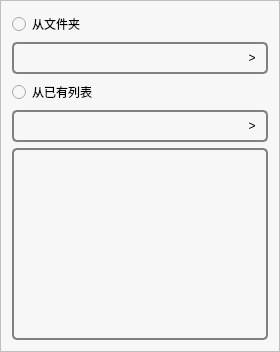
            <widget class="QFrame" name="frame_17">
             <property name="styleSheet">
              <string notr="true">background-color: rgb(247, 247, 247);</string>
             </property>
             <property name="frameShape">
              <enum>QFrame::StyledPanel</enum>
             </property>
             <property name="frameShadow">
              <enum>QFrame::Raised</enum>
             </property>
             <layout class="QVBoxLayout" name="verticalLayout_9">
              <item>
               <widget class="QRadioButton" name="radioButton_3">
                <property name="sizePolicy">
                 <sizepolicy hsizetype="Minimum" vsizetype="Fixed">
                  <horstretch>0</horstretch>
                  <verstretch>0</verstretch>
                 </sizepolicy>
                </property>
                <property name="minimumSize">
                 <size>
                  <width>0</width>
                  <height>20</height>
                 </size>
                </property>
                <property name="styleSheet">
                 <string notr="true"/>
                </property>
                <property name="text">
                 <string>从文件夹</string>
                </property>
               </widget>
              </item>
              <item>
               <widget class="QFrame" name="frame_25">
                <property name="sizePolicy">
                 <sizepolicy hsizetype="Preferred" vsizetype="Fixed">
                  <horstretch>0</horstretch>
                  <verstretch>0</verstretch>
                 </sizepolicy>
                </property>
                <property name="minimumSize">
                 <size>
                  <width>0</width>
                  <height>32</height>
                 </size>
                </property>
                <property name="maximumSize">
                 <size>
                  <width>16777215</width>
                  <height>32</height>
                 </size>
                </property>
                <property name="styleSheet">
                 <string notr="true">border-radius: 5px;
border: 2px  grey;
border-style: solid;</string>
                </property>
                <property name="frameShape">
                 <enum>QFrame::StyledPanel</enum>
                </property>
                <property name="frameShadow">
                 <enum>QFrame::Raised</enum>
                </property>
                <layout class="QHBoxLayout" name="horizontalLayout_13">
                 <property name="spacing">
                  <number>0</number>
                 </property>
                 <property name="leftMargin">
                  <number>0</number>
                 </property>
                 <property name="topMargin">
                  <number>0</number>
                 </property>
                 <property name="rightMargin">
                  <number>0</number>
                 </property>
                 <property name="bottomMargin">
                  <number>0</number>
                 </property>
                 <item>
                  <widget class="QLineEdit" name="lineEdit_4">
                   <property name="minimumSize">
                    <size>
                     <width>0</width>
                     <height>28</height>
                    </size>
                   </property>
                   <property name="maximumSize">
                    <size>
                     <width>16777215</width>
                     <height>28</height>
                    </size>
                   </property>
                   <property name="styleSheet">
                    <string notr="true">border: 0px</string>
                   </property>
                  </widget>
                 </item>
                 <item>
                  <widget class="QPushButton" name="pushButton_16">
                   <property name="sizePolicy">
                    <sizepolicy hsizetype="Fixed" vsizetype="Fixed">
                     <horstretch>0</horstretch>
                     <verstretch>0</verstretch>
                    </sizepolicy>
                   </property>
                   <property name="minimumSize">
                    <size>
                     <width>28</width>
                     <height>28</height>
                    </size>
                   </property>
                   <property name="maximumSize">
                    <size>
                     <width>28</width>
                     <height>28</height>
                    </size>
                   </property>
                   <property name="styleSheet">
                    <string notr="true">border:0px</string>
                   </property>
                   <property name="text">
                    <string>&gt;</string>
                   </property>
                  </widget>
                 </item>
                </layout>
               </widget>
              </item>
              <item>
               <widget class="QRadioButton" name="radioButton_2">
                <property name="minimumSize">
                 <size>
                  <width>0</width>
                  <height>20</height>
                 </size>
                </property>
                <property name="text">
                 <string>从已有列表</string>
                </property>
               </widget>
              </item>
              <item>
               <widget class="QFrame" name="frame_34">
                <property name="sizePolicy">
                 <sizepolicy hsizetype="Preferred" vsizetype="Fixed">
                  <horstretch>0</horstretch>
                  <verstretch>0</verstretch>
                 </sizepolicy>
                </property>
                <property name="minimumSize">
                 <size>
                  <width>0</width>
                  <height>32</height>
                 </size>
                </property>
                <property name="maximumSize">
                 <size>
                  <width>16777215</width>
                  <height>32</height>
                 </size>
                </property>
                <property name="styleSheet">
                 <string notr="true">border-radius: 5px;
border: 2px grey;
border-style: solid;</string>
                </property>
                <property name="frameShape">
                 <enum>QFrame::StyledPanel</enum>
                </property>
                <property name="frameShadow">
                 <enum>QFrame::Raised</enum>
                </property>
                <layout class="QHBoxLayout" name="horizontalLayout_20">
                 <property name="spacing">
                  <number>0</number>
                 </property>
                 <property name="leftMargin">
                  <number>0</number>
                 </property>
                 <property name="topMargin">
                  <number>0</number>
                 </property>
                 <property name="rightMargin">
                  <number>0</number>
                 </property>
                 <property name="bottomMargin">
                  <number>0</number>
                 </property>
                 <item>
                  <widget class="QLineEdit" name="lineEdit_9">
                   <property name="minimumSize">
                    <size>
                     <width>0</width>
                     <height>28</height>
                    </size>
                   </property>
                   <property name="maximumSize">
                    <size>
                     <width>16777215</width>
                     <height>28</height>
                    </size>
                   </property>
                   <property name="styleSheet">
                    <string notr="true">border: 0px</string>
                   </property>
                  </widget>
                 </item>
                 <item>
                  <widget class="QPushButton" name="pushButton_17">
                   <property name="sizePolicy">
                    <sizepolicy hsizetype="Fixed" vsizetype="Fixed">
                     <horstretch>0</horstretch>
                     <verstretch>0</verstretch>
                    </sizepolicy>
                   </property>
                   <property name="minimumSize">
                    <size>
                     <width>28</width>
                     <height>28</height>
                    </size>
                   </property>
                   <property name="maximumSize">
                    <size>
                     <width>28</width>
                     <height>28</height>
                    </size>
                   </property>
                   <property name="styleSheet">
                    <string notr="true">border:0px</string>
                   </property>
                   <property name="text">
                    <string>&gt;</string>
                   </property>
                  </widget>
                 </item>
                </layout>
               </widget>
              </item>
              <item>
               <widget class="QListView" name="listView">
                <property name="styleSheet">
                 <string notr="true">border-radius: 5px;
border: 2px grey;
border-style: solid;</string>
                </property>
               </widget>
              </item>
             </layout>
            </widget>
